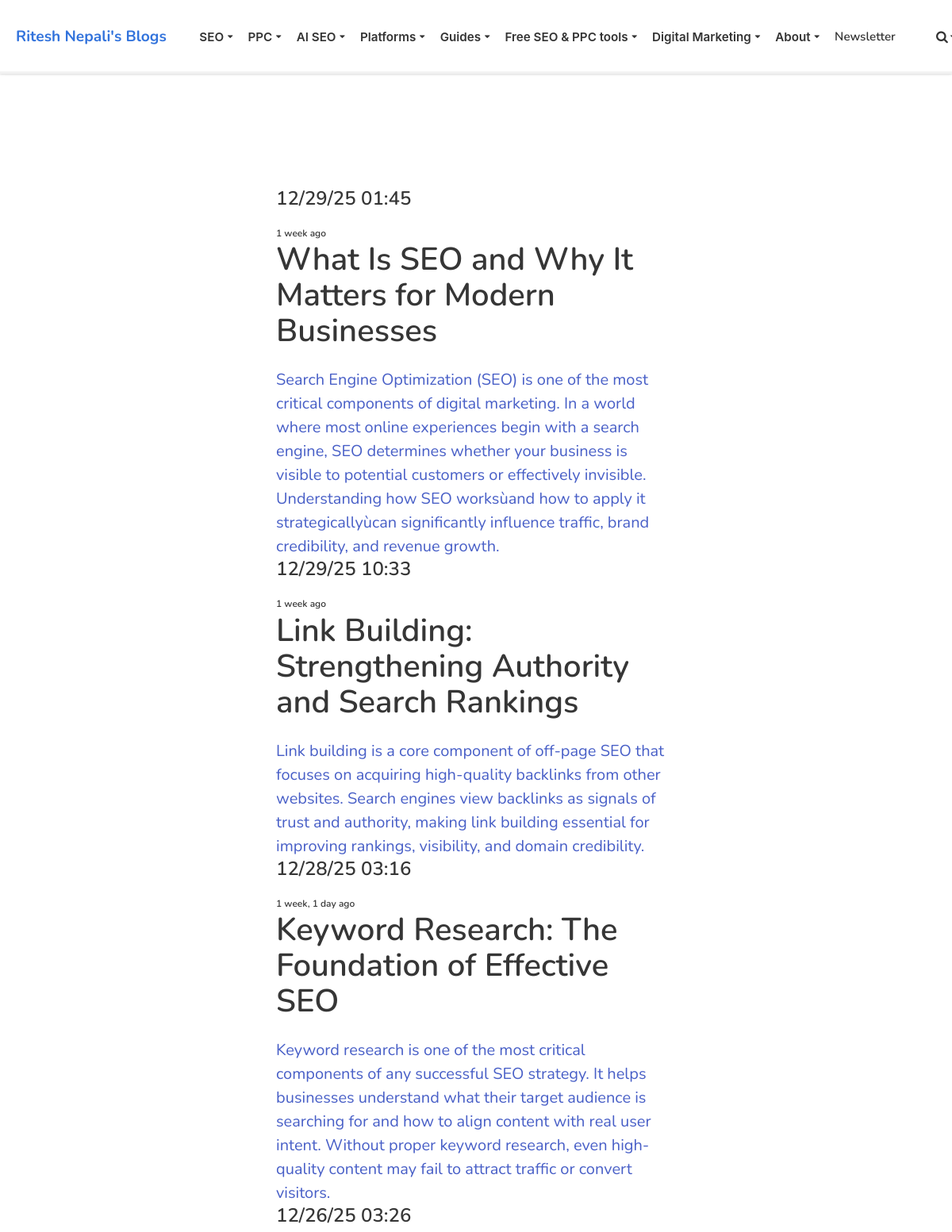
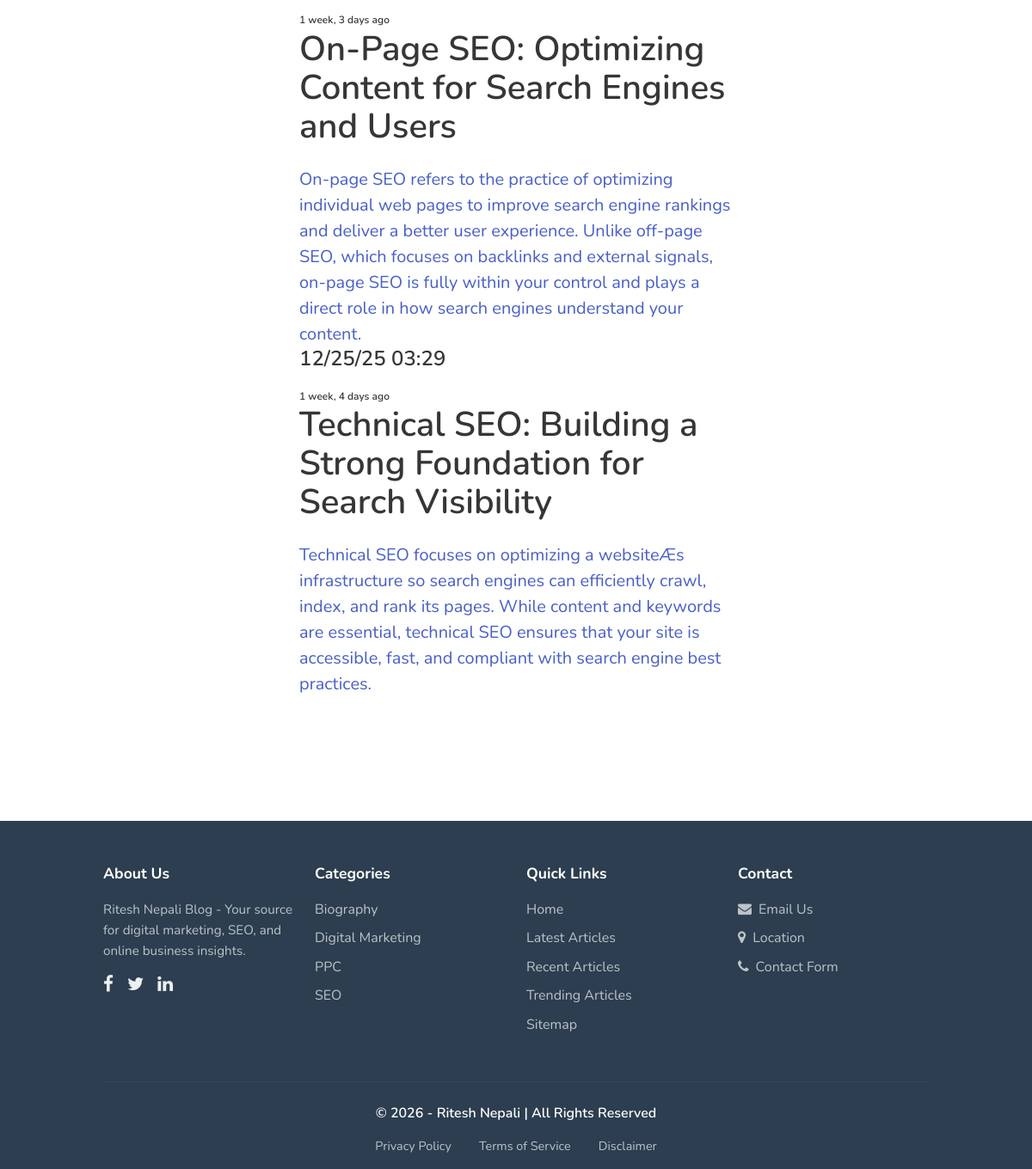
/SEO/, run on the app's committed database (2 pictures, top to bottom).
### blog/models.py (models this page shows, shortened)
class Post(models.Model):
    ACTIVE='active'
    DRAFT='draft'
    STATUS_CHOICES=(
        (ACTIVE, 'Active'),
        (DRAFT,'Draft')
    )
    category=models.ForeignKey(Category,related_name='posts',on_delete=models.CASCADE)
    author = models.ForeignKey(User, related_name='posts', on_delete=models.CASCADE, null=True, blank=True)
    title = models.CharField(max_length=255)
    slug = models.SlugField()
    intro=models.TextField()
    body=CKEditor5Field('Text', config_name='extends')
    created_at = models.DateTimeField(auto_now_add=True)
    updated_at = models.DateTimeField(auto_now=True)
    status=models.CharField(max_length=10,choices=STATUS_CHOICES,default=ACTIVE)
    image=models.ImageField(upload_to='uploads/',blank=True, null=True)
    class Meta:
        ordering=('-created_at',)

class Category(models.Model):
    title = models.CharField(max_length=255)
    slug = models.SlugField()
    class Meta:
        ordering=('title',)
        verbose_name_plural='Categories'
    def get_absolute_url(self):
        return '/%s/' % self.slug

### blog/views.py (the view)
# urls.py: path('<slug:slug>/',views.category, name='category_detail'),
def category(request, slug):
    category=get_object_or_404(Category, slug=slug)
    posts=category.posts.filter(status=Post.ACTIVE)
    return render(request,'blog/category.html',{'category':category, 'posts':posts})

### blog/context_processors.py (called while the page is built)
def menu_categories(request):
    categories = Category.objects.all()
    return {'categories': categories}

### blog/templates/blog/category.html (shortened to what this page needs)
{% extends 'core/base.html' %}
{% block content %}
<section class="hero">
    <div class="hero-body">
        <div class="container">
            <section class="section">
                <div class="columns">
                    <div class="column is-8 is-offset-2">
                        {% for post in posts %}
                        <a href="{% url 'post_detail' post.category.slug post.slug %}">
                            <div class="content is-medium">
                                <h2 class="subtitle is-4"> {{post.created_at|date:'m/d/y h:i'}}</h2>
                                <h2 class="subtitle is-7"> {{post.created_at|timesince}} ago</h2>
                                <h1 class="title">{{post.title}}</h1>
                                <p>{{post.intro}}</p>
                            </div>
                        </a>
                        {% empty%}
                        <div class="content is-medium">
                            <p> There is no  post in this category.</p>
                        </div>
                        {% endfor %}
                    </div>
                </div>
            </section>
        </div>
    </div>
</section>
{% endblock %}

### core/templates/core/base.html (shortened to what this page needs)
<!DOCTYPE html>
<html>
<head>
    <link rel="stylesheet" href="https://unpkg.com/bulma@0.9.4/css/bulma.min.css">
    <link href="https://stackpath.bootstrapcdn.com/font-awesome/4.7.0/css/font-awesome.min.css" rel="stylesheet"
>
</head>
<body>
    <nav class="navbar">
        <div class="container" style="width: 100%; max-width: none;">
            <div class="navbar-brand">
                <a class="navbar-item" href="/" style="padding: 1rem;">
                    <strong style="font-size: 1.2rem; color: #3273dc;">Ritesh Nepali's Blogs</strong>
                </a>
            </div>
            <div id="navbarMenu" class="navbar-menu">
                <div class="navbar-start" style="padding: 0;">
                    <div class="navbar-dropdown-container">
                        <button class="navbar-dropdown-toggle">SEO <i class="fa fa-caret-down"
                                style="font-size: 0.7rem;"></i></button>
                    </div>
                    <div class="navbar-dropdown-container">
                        <button class="navbar-dropdown-toggle">PPC <i class="fa fa-caret-down"
                                style="font-size: 0.7rem;"></i></button>
                    </div>
                    <div class="navbar-dropdown-container">
                        <button class="navbar-dropdown-toggle">AI SEO <i class="fa fa-caret-down"
                                style="font-size: 0.7rem;"></i></button>
                    </div>
                    <div class="navbar-dropdown-container">
                        <button class="navbar-dropdown-toggle">Platforms <i class="fa fa-caret-down"
                                style="font-size: 0.7rem;"></i></button>
                    </div>
                    <div class="navbar-dropdown-container">
                        <button class="navbar-dropdown-toggle">Guides <i class="fa fa-caret-down"
                                style="font-size: 0.7rem;"></i></button>
                    </div>
                    <div class="navbar-dropdown-container">
                        <button class="navbar-dropdown-toggle">Free SEO & PPC tools <i class="fa fa-caret-down"
                                style="font-size: 0.7rem;"></i></button>
                    </div>
                    <div class="navbar-dropdown-container">
                        <button class="navbar-dropdown-toggle">Digital Marketing <i class="fa fa-caret-down"
                                style="font-size: 0.7rem;"></i></button>
                    </div>
                    <div class="navbar-dropdown-container">
                        <button class="navbar-dropdown-toggle">About <i class="fa fa-caret-down"
                                style="font-size: 0.7rem;"></i></button>
                    </div>
                    <a href="/" class="navbar-item">Newsletter</a>
                    <div class="navbar-item" style="padding: 0; margin-left: 2rem;">
                        <button id="searchToggle" class="search-toggle-btn" title="Toggle Search">
                            <i class="fa fa-search"></i>
                            <i class="fa fa-caret-down" style="font-size: 0.7rem;"></i>
                        </button>
                    </div>
                </div>
            </div>
        </div>
        <div class="scroll-progress-container">
        </div>
    </nav>
    <section class="section">
        <div class="container">
            {%block content %}
            {% endblock %}
        </div>
    </section>
    <footer class="footer" style="background: #2c3e50; color: #ecf0f1; padding: 3rem 1.5rem 1rem;">
        <div class="container">
            <div class="columns" style="margin-bottom: 2rem;">
                <div class="column is-3">
                    <h3 style="font-weight: bold; margin-bottom: 1rem; color: #fff; font-size: 1.1rem;">About Us</h3>
                    <p style="font-size: 0.95rem; line-height: 1.6; color: #bdc3c7; margin-bottom: 1rem;">
                        Ritesh Nepali Blog - Your source for digital marketing, SEO, and online business insights.
                    </p>
                    <div style="display: flex; gap: 1rem;">
                        <a href="#" style="color: #ecf0f1; transition: color 0.3s;">
                            <i class="fa fa-facebook" style="font-size: 1.3rem;"></i>
                        </a>
                        <a href="#" style="color: #ecf0f1; transition: color 0.3s;">
                            <i class="fa fa-twitter" style="font-size: 1.3rem;"></i>
                        </a>
                        <a href="#" style="color: #ecf0f1; transition: color 0.3s;">
                            <i class="fa fa-linkedin" style="font-size: 1.3rem;"></i>
                        </a>
                    </div>
                </div>
                <div class="column is-3">
                    <h3 style="font-weight: bold; margin-bottom: 1rem; color: #fff; font-size: 1.1rem;">Categories</h3>
                    <ul style="list-style: none; padding: 0; margin: 0;">
                        {% for category in categories %}
                        <li style="margin-bottom: 0.6rem;">
                            <a href="{{ category.get_absolute_url }}"
                                style="color: #bdc3c7; text-decoration: none; transition: color 0.3s;">
                                {{ category.title }}
                            </a>
                        </li>
                        {% empty %}
                        <li><span style="color: #95a5a6;">No categories yet</span></li>
                        {% endfor %}
                    </ul>
                </div>
                <div class="column is-3">
                    <h3 style="font-weight: bold; margin-bottom: 1rem; color: #fff; font-size: 1.1rem;">Quick Links</h3>
                    <ul style="list-style: none; padding: 0; margin: 0;">
                        <li style="margin-bottom: 0.6rem;">
                            <a href="/" style="color: #bdc3c7; text-decoration: none; transition: color 0.3s;">Home</a>
                        </li>
                        <li style="margin-bottom: 0.6rem;">
                            <a href="{% url 'all_latest' %}"
                                style="color: #bdc3c7; text-decoration: none; transition: color 0.3s;">Latest
                                Articles</a>
                        </li>
                        <li style="margin-bottom: 0.6rem;">
                            <a href="{% url 'all_recent' %}"
                                style="color: #bdc3c7; text-decoration: none; transition: color 0.3s;">Recent
                                Articles</a>
                        </li>
                        <li style="margin-bottom: 0.6rem;">
                            <a href="{% url 'all_trending' %}"
                                style="color: #bdc3c7; text-decoration: none; transition: color 0.3s;">Trending
                                Articles</a>
                        </li>
                        <li style="margin-bottom: 0.6rem;">
                            <a href="/sitemap.xml"
                                style="color: #bdc3c7; text-decoration: none; transition: color 0.3s;">Sitemap</a>
                        </li>
                    </ul>
                </div>
                <div class="column is-3">
                    <h3 style="font-weight: bold; margin-bottom: 1rem; color: #fff; font-size: 1.1rem;">Contact</h3>
                    <ul style="list-style: none; padding: 0; margin: 0;">
                        <li style="margin-bottom: 0.6rem;">
                            <a href="mailto:contact@riteshnepali.com"
                                style="color: #bdc3c7; text-decoration: none; transition: color 0.3s;">
                                <i class="fa fa-envelope" style="margin-right: 0.5rem;"></i>Email Us
                            </a>
                        </li>
                        <li style="margin-bottom: 0.6rem;">
                            <a href="#" style="color: #bdc3c7; text-decoration: none; transition: color 0.3s;">
                                <i class="fa fa-map-marker" style="margin-right: 0.5rem;"></i>Location
                            </a>
                        </li>
                        <li style="margin-bottom: 0.6rem;">
                            <a href="#" style="color: #bdc3c7; text-decoration: none; transition: color 0.3s;">
                                <i class="fa fa-phone" style="margin-right: 0.5rem;"></i>Contact Form
                            </a>
                        </li>
                    </ul>
                </div>
            </div>
            <div style="border-top: 1px solid #34495e; padding-top: 1.5rem; margin-top: 2rem; text-align: center;">
                <div style="color: #ffffff; font-size: 1rem; margin-bottom: 1rem; font-weight: 600;">
                    <p style="margin: 0;">
                        &copy; 2026 - Ritesh Nepali | All Rights Reserved
                    </p>
                </div>
                <div style="display: flex; justify-content: center; gap: 2rem; flex-wrap: wrap; font-size: 0.9rem;">
                    <a href="#" style="color: #bdc3c7; text-decoration: none; transition: color 0.3s;"
                        onmouseover="this.style.color='#ecf0f1'" onmouseout="this.style.color='#bdc3c7'">Privacy
                        Policy</a>
                    <a href="#" style="color: #bdc3c7; text-decoration: none; transition: color 0.3s;"
                        onmouseover="this.style.color='#ecf0f1'" onmouseout="this.style.color='#bdc3c7'">Terms of
                        Service</a>
                    <a href="#" style="color: #bdc3c7; text-decoration: none; transition: color 0.3s;"
                        onmouseover="this.style.color='#ecf0f1'" onmouseout="this.style.color='#bdc3c7'">Disclaimer</a>
                </div>
            </div>
        </div>
    </footer>
</body>
</html>

### core/templates/core/base.html (style rules this page uses)
body { font-family: 'Nunito', sans-serif; }
nav.navbar { height: auto !important; box-shadow: 0 1px 3px 0 rgba(0, 0, 0, .1), 0 1px 2px 0 rgba(0, 0, 0, .06) !important; padding: 0; position: sticky; top: 0; z-index: 1000; background-color: white !important; }
.scroll-progress-container { position: absolute; bottom: 0; left: 0; width: 100%; height: 3px; background: rgba(0, 0, 0, 0.05); z-index: 1001; }
.search-toggle-btn { background: none; border: none; cursor: pointer; font-size: 1rem; color: #333; padding: 0.5rem 0.6rem; display: flex; align-items: center; gap: 0.2rem; height: 100%; transition: color 0.3s; }
.navbar-brand { min-height: auto; padding: 1rem; }
.navbar-menu { padding: 0; }
.navbar-dropdown-container { position: relative; display: flex; align-items: center; height: 100%; }
.navbar-dropdown-toggle { padding: 0.75rem 0.6rem; display: flex; align-items: center; gap: 0.3rem; font-weight: 600; font-size: 0.95rem; color: #333; cursor: pointer; background: none; border: none; height: 100%; transition: color 0.3s, background-color 0.3s; white-space: nowrap; }
.navbar-item { padding: 0.75rem 0.6rem; height: 100%; display: flex; align-items: center; font-weight: 600; font-size: 0.95rem; color: #333; text-decoration: none; transition: color 0.3s, background-color 0.3s; }

### data on the page
Post: created_at "12/29/25 01:45", created_at "1 week", title "What Is SEO and Why It Matters for Modern Businesses", intro "Search Engine Optimization (SEO) is one of the most critical components of digital marketing. In a world where most online experiences begin with a search engine, SEO determines whether your business is visible to potential customers or effectively invisible. Understanding how SEO worksùand how to apply it strategicallyùcan significantly influence traffic, brand credibility, and revenue growth."
Post: created_at "12/29/25 10:33", created_at "1 week", title "Link Building: Strengthening Authority and Search Rankings", intro "Link building is a core component of off-page SEO that focuses on acquiring high-quality backlinks from other websites. Search engines view backlinks as signals of trust and authority, making link building essential for improving rankings, visibility, and domain credibility."
Post: created_at "12/28/25 03:16", created_at "1 week, 1 day", title "Keyword Research: The Foundation of Effective SEO", intro "Keyword research is one of the most critical components of any successful SEO strategy. It helps businesses understand what their target audience is searching for and how to align content with real user intent. Without proper keyword research, even high-quality content may fail to attract traffic or convert visitors."
Post: created_at "12/26/25 03:26", created_at "1 week, 3 days", title "On-Page SEO: Optimizing Content for Search Engines and Users", intro "On-page SEO refers to the practice of optimizing individual web pages to improve search engine rankings and deliver a better user experience. Unlike off-page SEO, which focuses on backlinks and external signals, on-page SEO is fully within your control and plays a direct role in how search engines understand your content."
Post: created_at "12/25/25 03:29", created_at "1 week, 4 days", title "Technical SEO: Building a Strong Foundation for Search Visibility", intro "Technical SEO focuses on optimizing a websiteÆs infrastructure so search engines can efficiently crawl, index, and rank its pages. While content and keywords are essential, technical SEO ensures that your site is accessible, fast, and compliant with search engine best practices."
Category: title "Biography"
Category: title "Digital Marketing"
Category: title "PPC"
Category: title "SEO"
